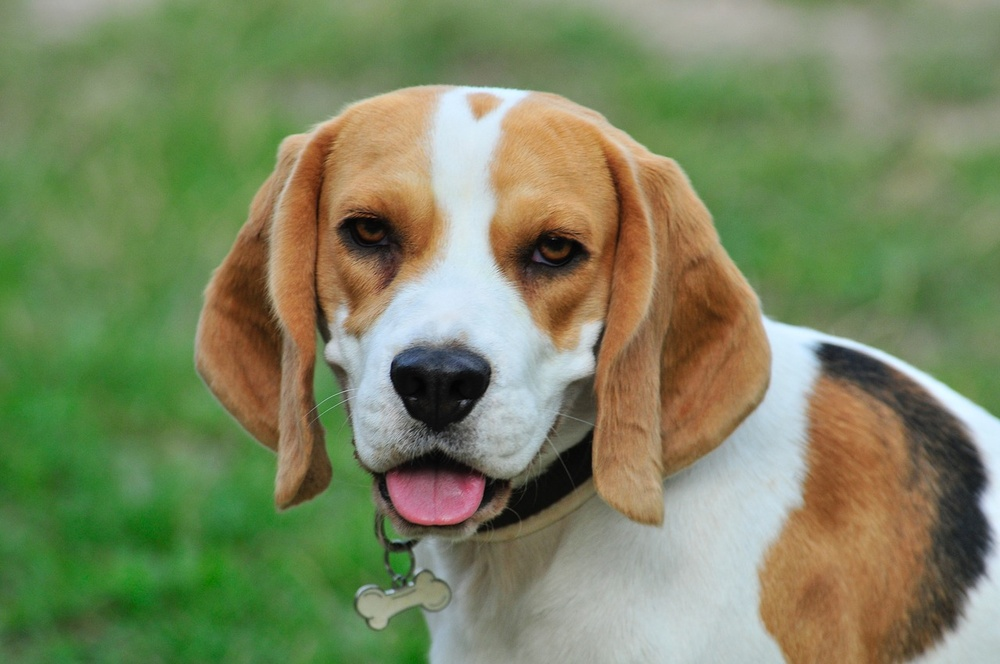
#> input picture pet.jpg, 1000 x 664 px, shrunk from 1280 x 850 before the run
$ jupyter execute 'Lab4-Image_Roation &Scaling.ipynb'
#> lines starting #> are read from the running program, lines starting #| are printed output that depends on the picture
# Rotations
Using Rotation matrix function

cv2.getRotationMatrix2D(rotation_center_x,rotation_center_y,angle of rotation,scale)

[cell 1]
import cv2
import numpy as np
import matplotlib.pyplot as plt
from PIL import Image

#reading image

image=cv2.imread('pet.jpg')
#> image is the input picture: shape (664, 1000, 3); mean B, G, R 96.2, 133.5, 123.2
image=cv2.cvtColor(image,cv2.COLOR_BGR2RGB)
print(image.shape)
#| (664, 1000, 3)
x=image.shape[:2]
#> x = (664, 1000)
qH, qW= x[0],x[1]
#> qH = 664; qW = 1000
R= cv2.getRotationMatrix2D((qW/2,qH/2),90,1)
print('Rotation Matrix-----''\n',R)
#| Rotation Matrix-----
#|  [[ 6.123234e-17  1.000000e+00  1.680000e+02]
#|  [-1.000000e+00  6.123234e-17  8.320000e+02]]

# Rotating anti-clockwise 90 degree

[cell 2]
img_rotate=cv2.warpAffine(image,R,(qW,qH))
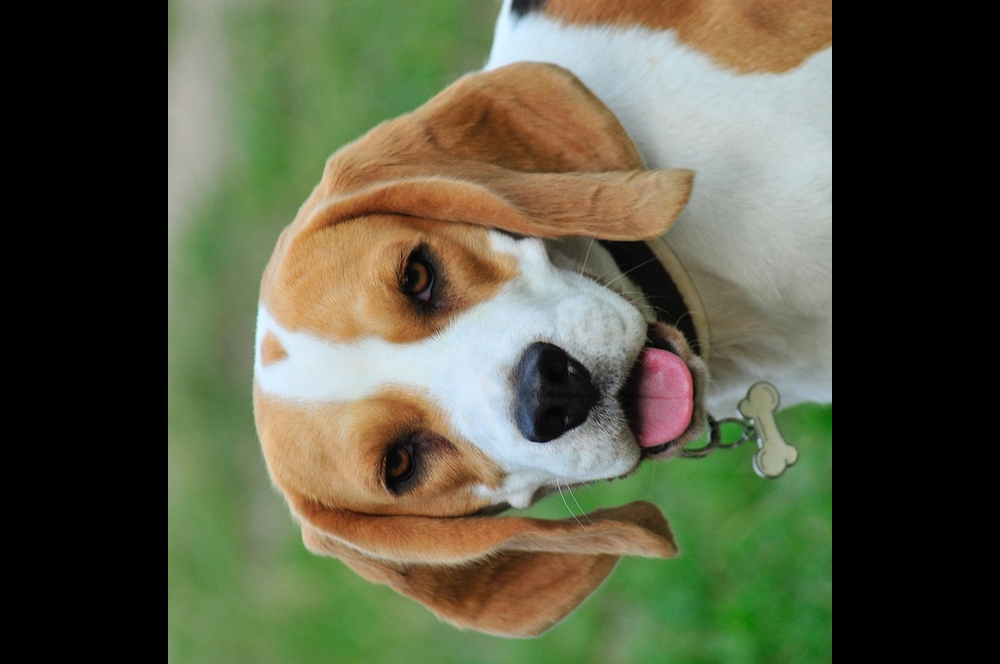
#> img_rotate: shape (664, 1000, 3); mean R, G, B 88.1, 90.4, 68.2
rotate=Image.fromarray((img_rotate).astype(np.uint8))
rotate

# Rotating clockwise 90 degree

[cell 3]
R= cv2.getRotationMatrix2D((qW/2,qH/2),-90,1)
print('Rotation Matrix-----''\n',R)
#| Rotation Matrix-----
#|  [[ 6.123234e-17 -1.000000e+00  8.320000e+02]
#|  [ 1.000000e+00  6.123234e-17 -1.680000e+02]]
img_rotate=cv2.warpAffine(image,R,(qW,qH))
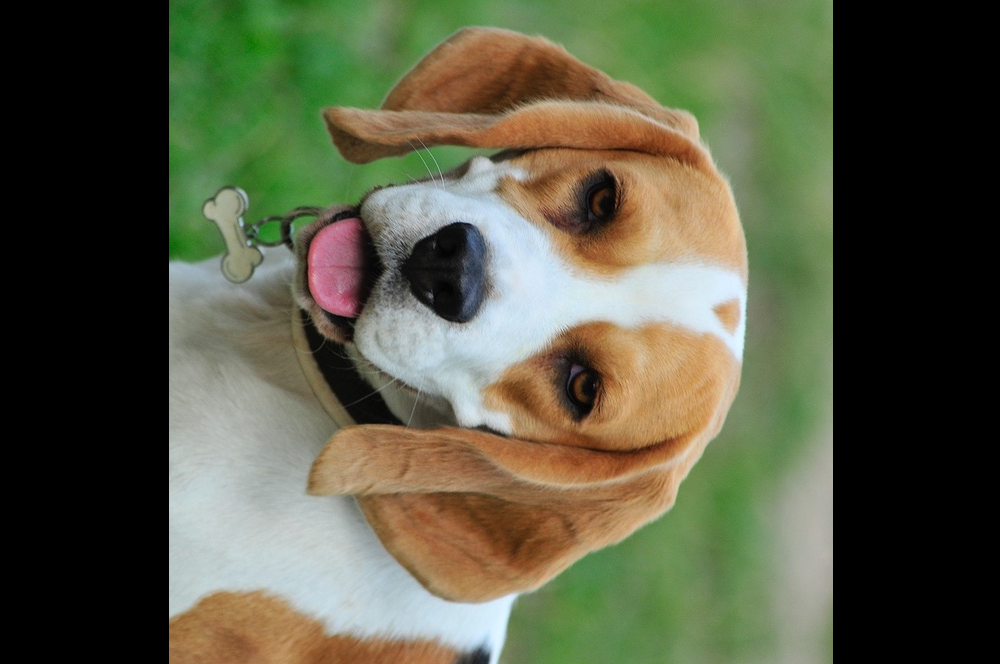
#> img_rotate: shape (664, 1000, 3); mean R, G, B 88.1, 90.4, 68.2
rotate=Image.fromarray((img_rotate).astype(np.uint8))
rotate

# Rotating anti-clockwise 200 degree with
## scaling factor =0.8

[cell 4]
R= cv2.getRotationMatrix2D((qW/2,qH/2),200,0.8)
print('Rotation Matrix-----''\n',R)
#| Rotation Matrix-----
#|  [[-7.51754097e-01 -2.73616115e-01  9.66717598e+02]
#|  [ 2.73616115e-01 -7.51754097e-01  4.44774303e+02]]
img_rotate=cv2.warpAffine(image,R,(qW,qH))
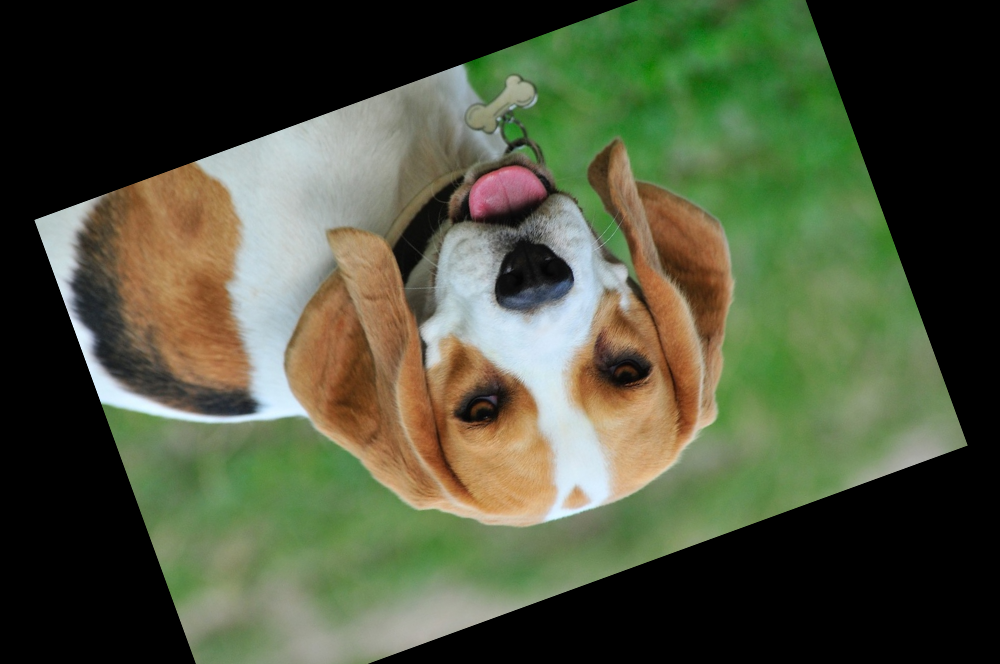
#> img_rotate: shape (664, 1000, 3); mean R, G, B 77.5, 83.7, 60.4
rotate=Image.fromarray((img_rotate).astype(np.uint8))
rotate

# Rotating clockwise 60 degree
## scaling=0.2

[cell 5]
R= cv2.getRotationMatrix2D((qW/2,qH/2),-60,0.2)
print('Rotation Matrix-----''\n',R)
#| Rotation Matrix-----
#|  [[ 1.00000000e-01 -1.73205081e-01  5.07504087e+02]
#|  [ 1.73205081e-01  1.00000000e-01  2.12197460e+02]]
img_rotate=cv2.warpAffine(image,R,(qW,qH))
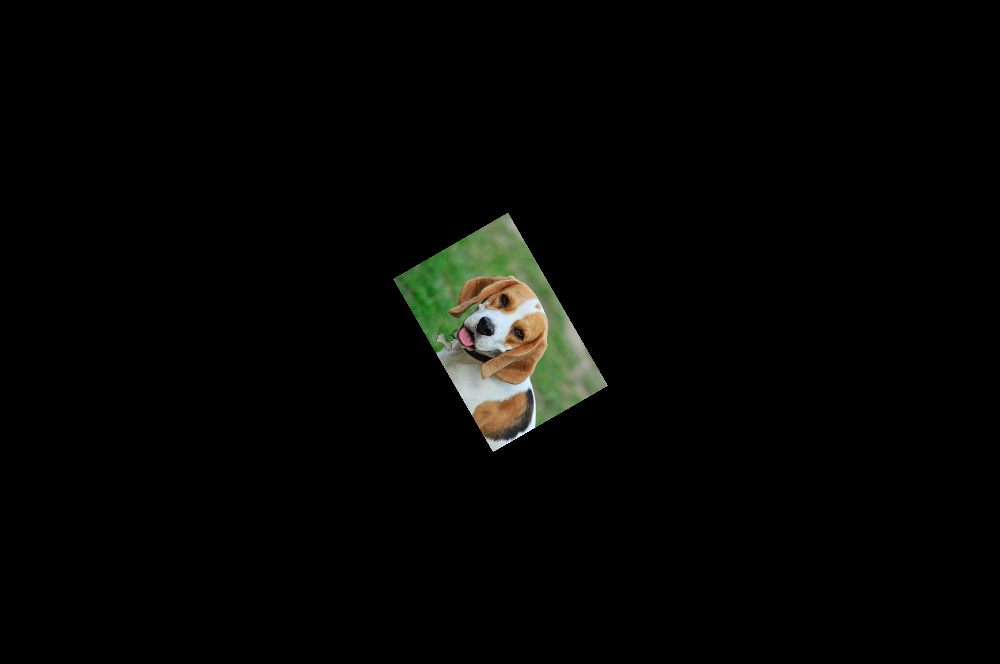
#> img_rotate: shape (664, 1000, 3); mean R, G, B 4.9, 5.3, 3.8
rotate=Image.fromarray((img_rotate).astype(np.uint8))
rotate
